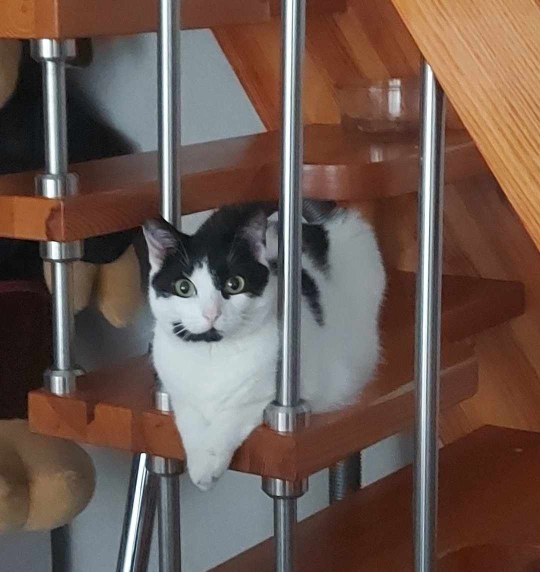
#> input picture photo.jpg, 1080 x 1143 px (shown at 1/2 size)
$ python -i WBsRGB.py   (imports and definitions only)
#> lines starting #> are read from the running program, lines starting #| are printed output that depends on the picture
## White-balance model class
#
# Copyright (c) 2018-present, Mahmoud Afifi
# York University, Canada
# mafifi@eecs.yorku.ca | m.3afifi@gmail.com
#
# This source code is licensed under the license found in the
# LICENSE file in the root directory of this source tree.
# All rights reserved.
#
# Please cite the following work if this program is used:
# Mahmoud Afifi, Brian Price, Scott Cohen, and Michael S. Brown,
# "When color constancy goes wrong: Correcting improperly white-balanced
# images", CVPR 2019.
#
##########################################################################


import numpy as np
import numpy.matlib
import cv2


class WBsRGB:
  def __init__(self, gamut_mapping=2):
    self.features = np.load('src/utils/white_balancing/models/features+.npy')  # encoded features
    self.mappingFuncs = np.load('src/utils/white_balancing/models/mappingFuncs+.npy')  # correct funcs
    self.encoderWeights = np.load('src/utils/white_balancing/models/encoderWeights+.npy')  # PCA matrix
    self.encoderBias = np.load('src/utils/white_balancing/models/encoderBias+.npy')  # PCA bias
    self.K = 75  # K value for NN searching

    self.sigma = 0.25  # fall-off factor for KNN blending
    self.h = 60  # histogram bin width
    # our results reported with gamut_mapping=2, however gamut_mapping=1
    # gives more compelling results with over-saturated examples.
    self.gamut_mapping = gamut_mapping  # options: 1 scaling, 2 clipping

  # [114 lines left out: functions encode, rgb_uv_hist, correctImage, colorCorrection, normScaling, kernelP and 1 more, not called in this run]


def im2double(im):
  """ Returns a double image [0,1] of the uint8 im [0,255]. """
  return cv2.normalize(im.astype('float'), None, 0.0, 1.0, cv2.NORM_MINMAX)

>>> import cv2
>>> picture = cv2.imread('../../../../photo.jpg', cv2.IMREAD_GRAYSCALE)
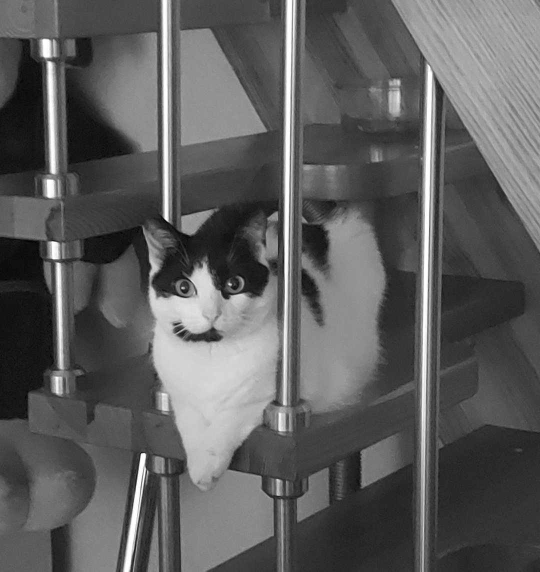
#> picture: shape (1143, 1080) (shown at 1/2 size); min 0, max 255, mean 92.7
>>> result = WBsRGB().correctImage(picture)
#> (the run stopped early here; a loop or call above may not have finished)

$ run again, on OIP.jpg
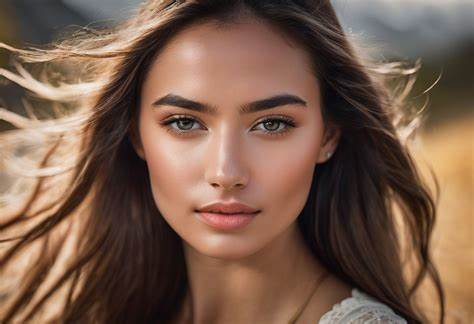
#> input picture OIP.jpg, 474 x 324 px
#> `picture = cv2.imread('../../../../photo.jpg', cv2.IMREAD_GRAYSCALE)`:
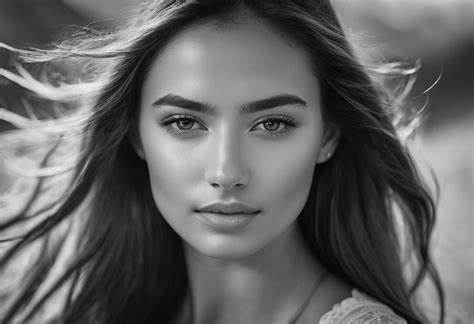
#> picture: shape (324, 474); min 0, max 244, mean 100.1
